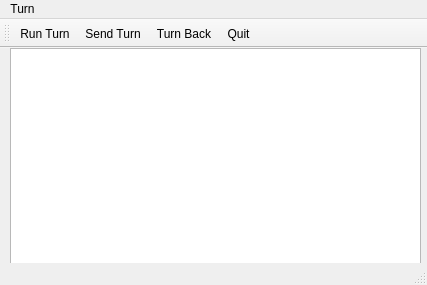
<?xml version="1.0" encoding="UTF-8"?>
<ui version="4.0">
 <class>ServerWindow</class>
 <widget class="QMainWindow" name="ServerWindow">
  <property name="geometry">
   <rect>
    <x>0</x>
    <y>0</y>
    <width>427</width>
    <height>285</height>
   </rect>
  </property>
  <property name="windowTitle">
   <string>MainWindow</string>
  </property>
  <widget class="QWidget" name="centralwidget">
   <widget class="QTextEdit" name="textEdit">
    <property name="geometry">
     <rect>
      <x>10</x>
      <y>0</y>
      <width>411</width>
      <height>361</height>
     </rect>
    </property>
   </widget>
  </widget>
  <widget class="QMenuBar" name="menubar">
   <property name="geometry">
    <rect>
     <x>0</x>
     <y>0</y>
     <width>427</width>
     <height>24</height>
    </rect>
   </property>
   <widget class="QMenu" name="menuTurn">
    <property name="title">
     <string>Turn</string>
    </property>
    <addaction name="actionRun_Turn"/>
    <addaction name="actionSend_Turn"/>
    <addaction name="actionTurn_Back"/>
    <addaction name="actionQuit"/>
   </widget>
   <addaction name="menuTurn"/>
  </widget>
  <widget class="QStatusBar" name="statusbar"/>
  <widget class="QToolBar" name="toolBar">
   <property name="windowTitle">
    <string>toolBar</string>
   </property>
   <attribute name="toolBarArea">
    <enum>TopToolBarArea</enum>
   </attribute>
   <attribute name="toolBarBreak">
    <bool>false</bool>
   </attribute>
   <addaction name="actionRun_Turn"/>
   <addaction name="actionSend_Turn"/>
   <addaction name="actionTurn_Back"/>
   <addaction name="actionQuit"/>
  </widget>
  <action name="actionRun_Turn">
   <property name="text">
    <string>Run Turn</string>
   </property>
  </action>
  <action name="actionSend_Turn">
   <property name="text">
    <string>Send Turn</string>
   </property>
  </action>
  <action name="actionTurn_Back">
   <property name="text">
    <string>Turn Back</string>
   </property>
  </action>
  <action name="actionQuit">
   <property name="icon">
    <iconset>
     <normaloff>:/new/prefix1/icons/Standby.png</normaloff>:/new/prefix1/icons/Standby.png</iconset>
   </property>
   <property name="text">
    <string>Quit</string>
   </property>
  </action>
 </widget>
 <resources/>
 <connections>
  <connection>
   <sender>actionQuit</sender>
   <signal>triggered()</signal>
   <receiver>ServerWindow</receiver>
   <slot>close()</slot>
   <hints>
    <hint type="sourcelabel">
     <x>-1</x>
     <y>-1</y>
    </hint>
    <hint type="destinationlabel">
     <x>399</x>
     <y>284</y>
    </hint>
   </hints>
  </connection>
 </connections>
</ui>
